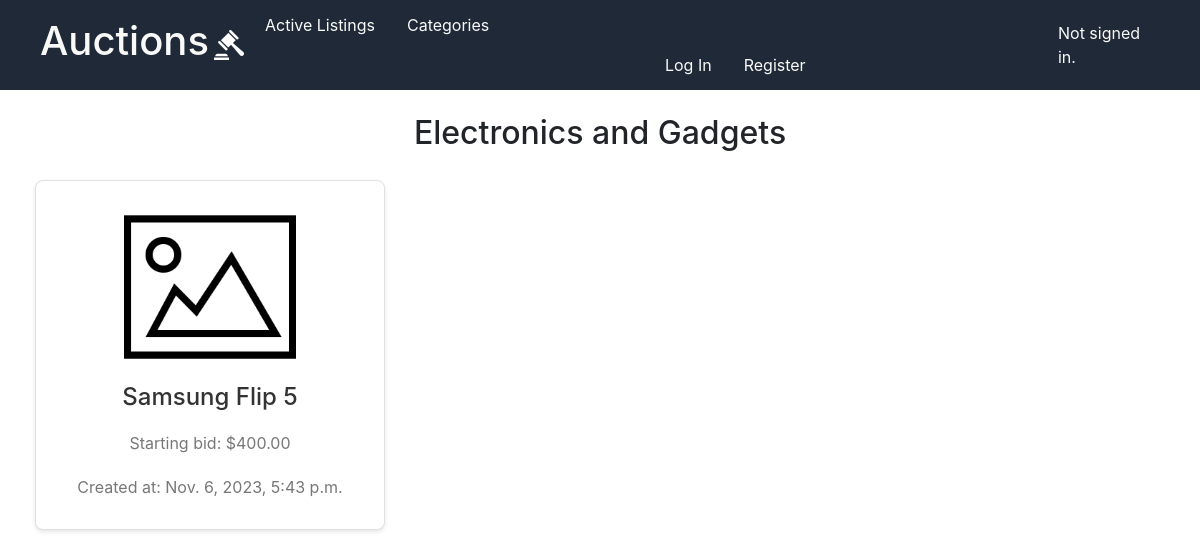
The app's page /categories/Electronics and Gadgets, older data.
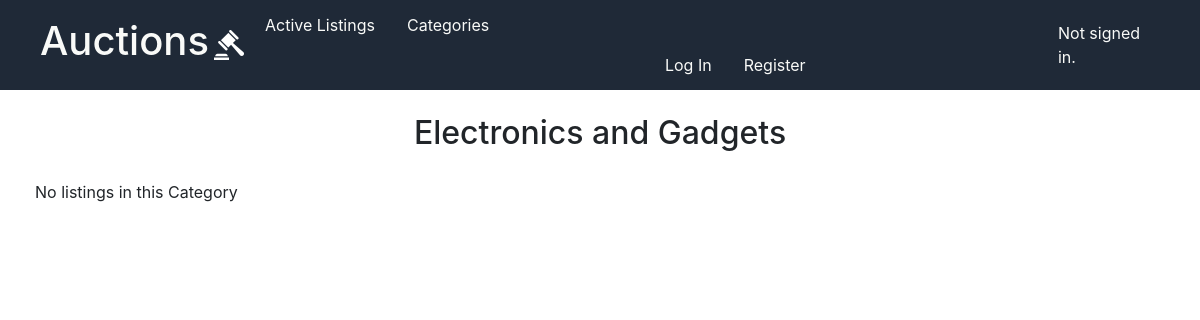
The same page, newer data.
### auctions/models.py (models this page shows, shortened)
class AuctionListing(models.Model):
    title = models.CharField(max_length=128)
    description = models.TextField()
    image = models.URLField(blank=True)
    starting_bid = models.DecimalField(decimal_places=2,max_digits=10)
    category = models.ForeignKey(Category,on_delete=models.CASCADE,blank=True)
    status = models.CharField(
    max_length=10,
    choices=[
        ('active', 'Active'),
        ('completed', 'Completed'),
        ('disabled', 'Disabled'),
    ],
    default='active'
    )
    seller = models.ForeignKey(User,on_delete=models.CASCADE,related_name="listing_seller")
    created_at = models.DateTimeField(auto_now_add=True)
    winner = models.ForeignKey(User,null=True,blank=True,on_delete=models.SET_NULL,related_name="listing_winner")

### auctions/views.py (the view)
# urls.py: path("categories/<str:category_name>",views.listings_in_category,name="listings_in_category")
def listings_in_category(request,category_name):
    category = get_object_or_404(Category,categoryName=category_name)
    listings = AuctionListing.objects.filter(category=category,status='active')
    return render(request,'auctions/listings_category.html',{
        "listings":listings,
        "category":category
    })

### auctions/templates/auctions/listings_category.html
{% extends "auctions/layout.html" %}
{% load static %}
{% block body %}
    <h2 class="active-listings-title">{{category.categoryName}}</h2>
        <div class="auction-listings">
            {% for listing in listings %}
                <div class="auction-listing">
                    <a class="to-listing" href="{% url 'auctions:listing_view'  listing.id%}">
                        <div class="listing-card">
                            <div class="listing-img-container">
                                {% if listing.image == "" %}
                                    <img class="listing-img" src="{% static "auctions/blank-image.png" %}" alt="Blank Image">
                                {%else%}
                                    <img class="listing-img" src="{{listing.image}}" alt="{{listing.name}}">
                                {% endif %}
                            </div>
                            <h3>{{listing.title}}</h3>
                            <p>Starting bid: ${{listing.starting_bid}}</p>
                            <p>Created at: {{listing.created_at}}</p>
                        </div>
                    </a>
                </div>
            {%empty%}
                <div>No listings in this Category</div>
            {% endfor %}
        </div>
{% endblock %}

Row changes from the older to the newer data that the page shows:
removed AuctionListing: title "Samsung Flip 5", starting_bid "400.00", created_at "Nov. 6, 2023, 5:43 p.m."
Text that changed along with them:
text now shown: "No listings in this Category"
